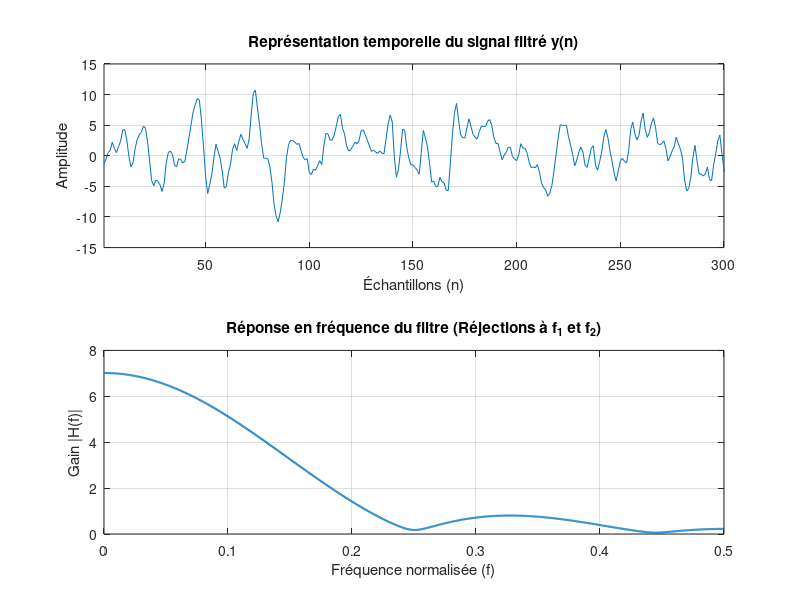

This chart was generated by the following MATLAB code: (Note: this script raises an error after producing the figure.)
clear;
clc;

%%%%%%%%% Étape 2.2.1 : %%%%%%%%%

%% génération bbgc :

N = 2000;
m = 0;
sigma_carre = 1;
x = sqrt(sigma_carre)*randn(1,N) + m;

%% création du filtre : 

f_1 = 1/4;
f_2 = 4/9;
r = 0.95;

%%% zéros

z_1 = r*exp(1i*2*pi*f_1);
z_2 = conj(z_1);
z_3 = r*exp(1i*2*pi*f_2);
z_4 = conj(z_3);

%%% Numérateur

Zeros = [z_1 z_2 z_3 z_4];
B = poly(Zeros);

%%% Dénominateur : 
A = 1;

%% filtrage : 
y = filter(B,A,x);


%% Affichage de la réponse en fréquence (Réjections)
figure;

%%% Représentation temporelle %%%

n = 1:N;
% Plot du signal de sortie filtré
subplot(2,1,1);
plot(n, y);
grid on;

xlim([1 300]); 
xlabel('Échantillons (n)');
ylabel('Amplitude');
title('Représentation temporelle du signal filtré y(n)');

%%% Représentation spectrale %%%

fn = 0 : 1/N : 1/2; 

H = freqz(B, A, 2*pi*fn);

subplot(2,1,2);
plot(fn, abs(H), 'LineWidth', 1.5);
grid on;
xlabel('Fréquence normalisée (f)');
ylabel('Gain |H(f)|');
title('Réponse en fréquence du filtre (Réjections à f_1 et f_2)');


%% Comparaison des estimateurs de DSP (Welch, Bartlett, Daniell vs Théorique)
figure('Name', 'Comparaison des Périodogrammes - Filtre 1', 'Position', [100, 100, 900, 600]);
Fs = 1; 

% 4. Périodogramme de Daniell (on le calcule d'abord pour récupérer f_d)
[pxx_raw, f_d] = periodogram(y, [], 1024, Fs);
m_daniell = 5; % Fenêtre de lissage
kernel = ones(2*m_daniell + 1, 1) / (2*m_daniell + 1);
pxx_daniell = conv(pxx_raw, kernel, 'same');

% 1. DSP Théorique (évaluée sur la même grille de fréquence f_d et avec Fs=1)
[H2, f_th] = freqz(B, A,length(f_d) , Fs);
DSP_theorique = sigma_carre * abs(H2).^2; % DSP theorique = sigma_carre * |H(f)|^2

% 2. Périodogramme de Welch
[pxx_welch, f_w] = pwelch(y, hamming(256), 128, 1024, Fs);

% 3. Périodogramme de Bartlett (Cas particulier de Welch avec 0 recouvrement)
segmentLength = floor(N/4);
[pxx_bartlett, f_b] = pwelch(y, segmentLength, 0, 1024, Fs);

% 5. Corrélogramme
[r_yy, lags] = xcorr(y, 'biased');
M_lag = 100; 
w = hamming(2*M_lag + 1)';
idx_zero = length(y);
r_yy_windowed = r_yy(idx_zero - M_lag : idx_zero + M_lag) .* w;
[pxx_correlo, f_c] = freqz(r_yy_windowed, 1, 1024, Fs);

% 6. Affichage en dB
plot(f_th, 10*log10(DSP_theorique), 'k', 'LineWidth', 2, 'DisplayName', 'DSP Théorique');
hold on;
plot(f_d, 10*log10(pxx_raw), 'Color', [0.7 0.7 0.7], 'DisplayName', 'Périodogramme brut'); % Périodogramme brut
plot(f_w, 10*log10(pxx_welch), 'b', 'DisplayName', 'Welch'); % Welch
plot(f_b, 10*log10(pxx_bartlett), 'g', 'DisplayName', 'Bartlett'); % Barlett
plot(f_d, 10*log10(pxx_daniell), 'm', 'LineWidth', 1.5, 'DisplayName', 'Daniell (m=5)'); % Daniell
plot(f_c, 10*log10(abs(pxx_correlo)), 'r', 'LineWidth', 1.2, 'DisplayName', 'Corrélogramme (M=100)'); % Corrélogramme

grid on;
xlabel('Fréquence normalisée');
ylabel('Densité Spectrale de Puissance (dB)');
title('Comparaison des estimateurs de DSP pour le Filtre de Réjection');
legend('show', 'Location', 'southwest');
xlim([0 0.5]); 
hold off;
